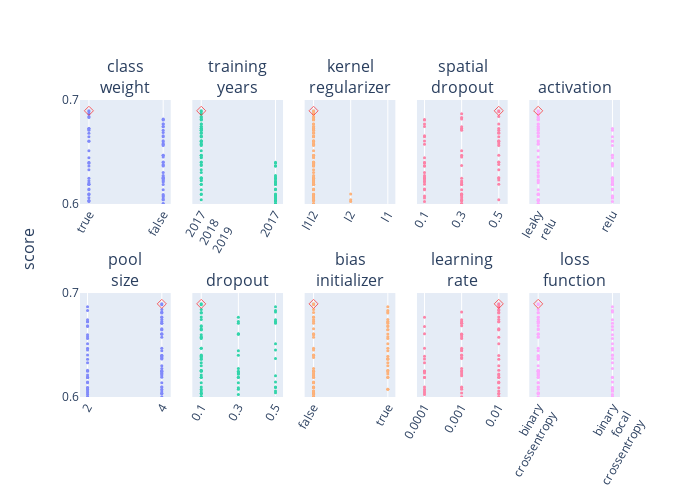

This figure's notebook cell:
### Code cell
nrows, ncols = 2, 5
fig = make_subplots(
    rows=nrows, cols=ncols, shared_yaxes='all', y_title='score',
    subplot_titles=trials_df.columns[1:].str.replace('_', '<br>'),
    vertical_spacing=0.3,
)

for i, col in enumerate(trials_df.columns[1:]):
    if trials_df[col].dtype == object:
        x = trials_df[col].str.replace('_', '<br>')
    else:
        x = trials_df[col]

    position = dict(row=(i//ncols)+1, col=(i%ncols)+1)
    fig.append_trace(go.Scatter(
        y=trials_df['score'],
        x=x,
        mode='markers',
        marker_size=3,
        opacity=0.8,
    ), **position)
    
    fig.append_trace(go.Scatter(
        y=[trials_df['score'].max()],
        x=[x[trials_df['score'].idxmax()]],
        mode='markers',
        marker_symbol='diamond-open',
        marker_color='red',
        marker_size=7,
        opacity=0.6,
    ), **position)

    fig.update_xaxes(
        type='log' if 'learning_rate' in col else None,
        tickformat='.1r',
        tickangle=-60,
        tickvals=x.unique(),
        **position
    )
    fig.update_yaxes(range=[0.6, 0.7], tickvals=[0.6, 0.7])

fig.update_layout(
    height=500, width=700, showlegend=False,
    margin=dict(l=80, r=80, t=100, b=80)
)
fig.write_image(Path('report', 'figures', 'figures_tuner', 'fixed_layers.pdf'))
fig.show()

### Figure 1 — Plotly figure (JSON) as saved in the notebook; plotly's stock layout.template omitted (floating-point values rounded to 4 significant figures; data arrays with more than 128 entries replaced by an {"elided": "..."} marker saying what was removed)
{"data": [{"marker": {"size": 3}, "mode": "markers", "opacity": 0.8, "type": "scatter", "x": {"elided": "248 bool values"}, "xaxis": "x", "y": {"elided": "248 float values"}, "yaxis": "y"}, {"marker": {"color": "red", "size": 7, "symbol": "diamond-open"}, "mode": "markers", "opacity": 0.6, "type": "scatter", "x": [true], "xaxis": "x", "y": [0.6896], "yaxis": "y"}, {"marker": {"size": 3}, "mode": "markers", "opacity": 0.8, "type": "scatter", "x": {"elided": "248 str values"}, "xaxis": "x2", "y": {"elided": "248 float values"}, "yaxis": "y2"}, {"marker": {"color": "red", "size": 7, "symbol": "diamond-open"}, "mode": "markers", "opacity": 0.6, "type": "scatter", "x": ["2017<br>2018<br>2019"], "xaxis": "x2", "y": [0.6896], "yaxis": "y2"}, {"marker": {"size": 3}, "mode": "markers", "opacity": 0.8, "type": "scatter", "x": {"elided": "248 str values"}, "xaxis": "x3", "y": {"elided": "248 float values"}, "yaxis": "y3"}, {"marker": {"color": "red", "size": 7, "symbol": "diamond-open"}, "mode": "markers", "opacity": 0.6, "type": "scatter", "x": ["l1l2"], "xaxis": "x3", "y": [0.6896], "yaxis": "y3"}, {"marker": {"size": 3}, "mode": "markers", "opacity": 0.8, "type": "scatter", "x": {"elided": "248 float values"}, "xaxis": "x4", "y": {"elided": "248 float values"}, "yaxis": "y4"}, {"marker": {"color": "red", "size": 7, "symbol": "diamond-open"}, "mode": "markers", "opacity": 0.6, "type": "scatter", "x": [0.5], "xaxis": "x4", "y": [0.6896], "yaxis": "y4"}, {"marker": {"size": 3}, "mode": "markers", "opacity": 0.8, "type": "scatter", "x": {"elided": "248 str values"}, "xaxis": "x5", "y": {"elided": "248 float values"}, "yaxis": "y5"}, {"marker": {"color": "red", "size": 7, "symbol": "diamond-open"}, "mode": "markers", "opacity": 0.6, "type": "scatter", "x": ["leaky<br>relu"], "xaxis": "x5", "y": [0.6896], "yaxis": "y5"}, {"marker": {"size": 3}, "mode": "markers", "opacity": 0.8, "type": "scatter", "x": {"elided": "248 int values"}, "xaxis": "x6", "y": {"elided": "248 float values"}, "yaxis": "y6"}, {"marker": {"color": "red", "size": 7, "symbol": "diamond-open"}, "mode": "markers", "opacity": 0.6, "type": "scatter", "x": [4], "xaxis": "x6", "y": [0.6896], "yaxis": "y6"}, {"marker": {"size": 3}, "mode": "markers", "opacity": 0.8, "type": "scatter", "x": {"elided": "248 float values"}, "xaxis": "x7", "y": {"elided": "248 float values"}, "yaxis": "y7"}, {"marker": {"color": "red", "size": 7, "symbol": "diamond-open"}, "mode": "markers", "opacity": 0.6, "type": "scatter", "x": [0.1], "xaxis": "x7", "y": [0.6896], "yaxis": "y7"}, {"marker": {"size": 3}, "mode": "markers", "opacity": 0.8, "type": "scatter", "x": {"elided": "248 bool values"}, "xaxis": "x8", "y": {"elided": "248 float values"}, "yaxis": "y8"}, {"marker": {"color": "red", "size": 7, "symbol": "diamond-open"}, "mode": "markers", "opacity": 0.6, "type": "scatter", "x": [false], "xaxis": "x8", "y": [0.6896], "yaxis": "y8"}, {"marker": {"size": 3}, "mode": "markers", "opacity": 0.8, "type": "scatter", "x": {"elided": "248 float values"}, "xaxis": "x9", "y": {"elided": "248 float values"}, "yaxis": "y9"}, {"marker": {"color": "red", "size": 7, "symbol": "diamond-open"}, "mode": "markers", "opacity": 0.6, "type": "scatter", "x": [0.01], "xaxis": "x9", "y": [0.6896], "yaxis": "y9"}, {"marker": {"size": 3}, "mode": "markers", "opacity": 0.8, "type": "scatter", "x": {"elided": "248 str values"}, "xaxis": "x10", "y": {"elided": "248 float values"}, "yaxis": "y10"}, {"marker": {"color": "red", "size": 7, "symbol": "diamond-open"}, "mode": "markers", "opacity": 0.6, "type": "scatter", "x": ["binary<br>crossentropy"], "xaxis": "x10", "y": [0.6896], "yaxis": "y10"}], "layout": {"annotations": [{"font": {"size": 16}, "showarrow": false, "text": "class<br>weight", "x": 0.084, "xanchor": "center", "xref": "paper", "y": 1.0, "yanchor": "bottom", "yref": "paper"}, {"font": {"size": 16}, "showarrow": false, "text": "training<br>years", "x": 0.292, "xanchor": "center", "xref": "paper", "y": 1.0, "yanchor": "bottom", "yref": "paper"}, {"font": {"size": 16}, "showarrow": false, "text": "kernel<br>regularizer", "x": 0.5, "xanchor": "center", "xref": "paper", "y": 1.0, "yanchor": "bottom", "yref": "paper"}, {"font": {"size": 16}, "showarrow": false, "text": "spatial<br>dropout", "x": 0.708, "xanchor": "center", "xref": "paper", "y": 1.0, "yanchor": "bottom", "yref": "paper"}, {"font": {"size": 16}, "showarrow": false, "text": "activation", "x": 0.916, "xanchor": "center", "xref": "paper", "y": 1.0, "yanchor": "bottom", "yref": "paper"}, {"font": {"size": 16}, "showarrow": false, "text": "pool<br>size", "x": 0.084, "xanchor": "center", "xref": "paper", "y": 0.35, "yanchor": "bottom", "yref": "paper"}, {"font": {"size": 16}, "showarrow": false, "text": "dropout", "x": 0.292, "xanchor": "center", "xref": "paper", "y": 0.35, "yanchor": "bottom", "yref": "paper"}, {"font": {"size": 16}, "showarrow": false, "text": "bias<br>initializer", "x": 0.5, "xanchor": "center", "xref": "paper", "y": 0.35, "yanchor": "bottom", "yref": "paper"}, {"font": {"size": 16}, "showarrow": false, "text": "learning<br>rate", "x": 0.708, "xanchor": "center", "xref": "paper", "y": 0.35, "yanchor": "bottom", "yref": "paper"}, {"font": {"size": 16}, "showarrow": false, "text": "loss<br>function", "x": 0.916, "xanchor": "center", "xref": "paper", "y": 0.35, "yanchor": "bottom", "yref": "paper"}, {"font": {"size": 16}, "showarrow": false, "text": "score", "textangle": -90, "x": 0, "xanchor": "right", "xref": "paper", "xshift": -40, "y": 0.5, "yanchor": "middle", "yref": "paper"}], "height": 500, "margin": {"b": 80, "l": 80, "r": 80, "t": 100}, "showlegend": false, "width": 700, "xaxis": {"anchor": "y", "autorange": true, "domain": [0, 0.168], "range": [-0.12, 1.101], "tickangle": -60, "tickformat": ".1r", "tickvals": [true, false], "type": "category"}, "xaxis10": {"anchor": "y10", "autorange": true, "domain": [0.832, 1], "range": [-0.12, 1.101], "tickangle": -60, "tickformat": ".1r", "tickvals": ["binary<br>crossentropy", "binary<br>focal<br>crossentropy"], "type": "category"}, "xaxis2": {"anchor": "y2", "autorange": true, "domain": [0.208, 0.376], "range": [-0.12, 1.101], "tickangle": -60, "tickformat": ".1r", "tickvals": ["2017<br>2018<br>2019", "2017"], "type": "category"}, "xaxis3": {"anchor": "y3", "autorange": true, "domain": [0.416, 0.584], "range": [-0.24, 2.203], "tickangle": -60, "tickformat": ".1r", "tickvals": ["l1l2", "l2", "l1"], "type": "category"}, "xaxis4": {"anchor": "y4", "autorange": true, "domain": [0.624, 0.792], "range": [0.05941, 0.548], "tickangle": -60, "tickformat": ".1r", "tickvals": [0.5, 0.3, 0.1], "type": "linear"}, "xaxis5": {"anchor": "y5", "autorange": true, "domain": [0.832, 1], "range": [-0.12, 1.101], "tickangle": -60, "tickformat": ".1r", "tickvals": ["leaky<br>relu", "relu"], "type": "category"}, "xaxis6": {"anchor": "y6", "autorange": true, "domain": [0, 0.168], "range": [1.797, 4.24], "tickangle": -60, "tickformat": ".1r", "tickvals": [4, 2], "type": "linear"}, "xaxis7": {"anchor": "y7", "autorange": true, "domain": [0.208, 0.376], "range": [0.05201, 0.5406], "tickangle": -60, "tickformat": ".1r", "tickvals": [0.1, 0.5, 0.3], "type": "linear"}, "xaxis8": {"anchor": "y8", "autorange": true, "domain": [0.416, 0.584], "range": [-0.12, 1.101], "tickangle": -60, "tickformat": ".1r", "tickvals": [false, true], "type": "category"}, "xaxis9": {"anchor": "y9", "autorange": true, "domain": [0.624, 0.792], "range": [-4.203, -1.76], "tickangle": -60, "tickformat": ".1r", "tickvals": [0.01, 0.001, 0.0001], "type": "log"}, "yaxis": {"anchor": "x", "domain": [0.65, 1.0], "matches": "y6", "range": [0.6, 0.7], "tickvals": [0.6, 0.7], "type": "linear"}, "yaxis10": {"anchor": "x10", "domain": [0, 0.35], "matches": "y6", "range": [0.6, 0.7], "showticklabels": false, "tickvals": [0.6, 0.7], "type": "linear"}, "yaxis2": {"anchor": "x2", "domain": [0.65, 1.0], "matches": "y6", "range": [0.6, 0.7], "showticklabels": false, "tickvals": [0.6, 0.7], "type": "linear"}, "yaxis3": {"anchor": "x3", "domain": [0.65, 1.0], "matches": "y6", "range": [0.6, 0.7], "showticklabels": false, "tickvals": [0.6, 0.7], "type": "linear"}, "yaxis4": {"anchor": "x4", "domain": [0.65, 1.0], "matches": "y6", "range": [0.6, 0.7], "showticklabels": false, "tickvals": [0.6, 0.7], "type": "linear"}, "yaxis5": {"anchor": "x5", "domain": [0.65, 1.0], "matches": "y6", "range": [0.6, 0.7], "showticklabels": false, "tickvals": [0.6, 0.7], "type": "linear"}, "yaxis6": {"anchor": "x6", "domain": [0, 0.35], "range": [0.6, 0.7], "tickvals": [0.6, 0.7], "type": "linear"}, "yaxis7": {"anchor": "x7", "domain": [0, 0.35], "matches": "y6", "range": [0.6, 0.7], "showticklabels": false, "tickvals": [0.6, 0.7], "type": "linear"}, "yaxis8": {"anchor": "x8", "domain": [0, 0.35], "matches": "y6", "range": [0.6, 0.7], "showticklabels": false, "tickvals": [0.6, 0.7], "type": "linear"}, "yaxis9": {"anchor": "x9", "domain": [0, 0.35], "matches": "y6", "range": [0.6, 0.7], "showticklabels": false, "tickvals": [0.6, 0.7], "type": "linear"}}}
